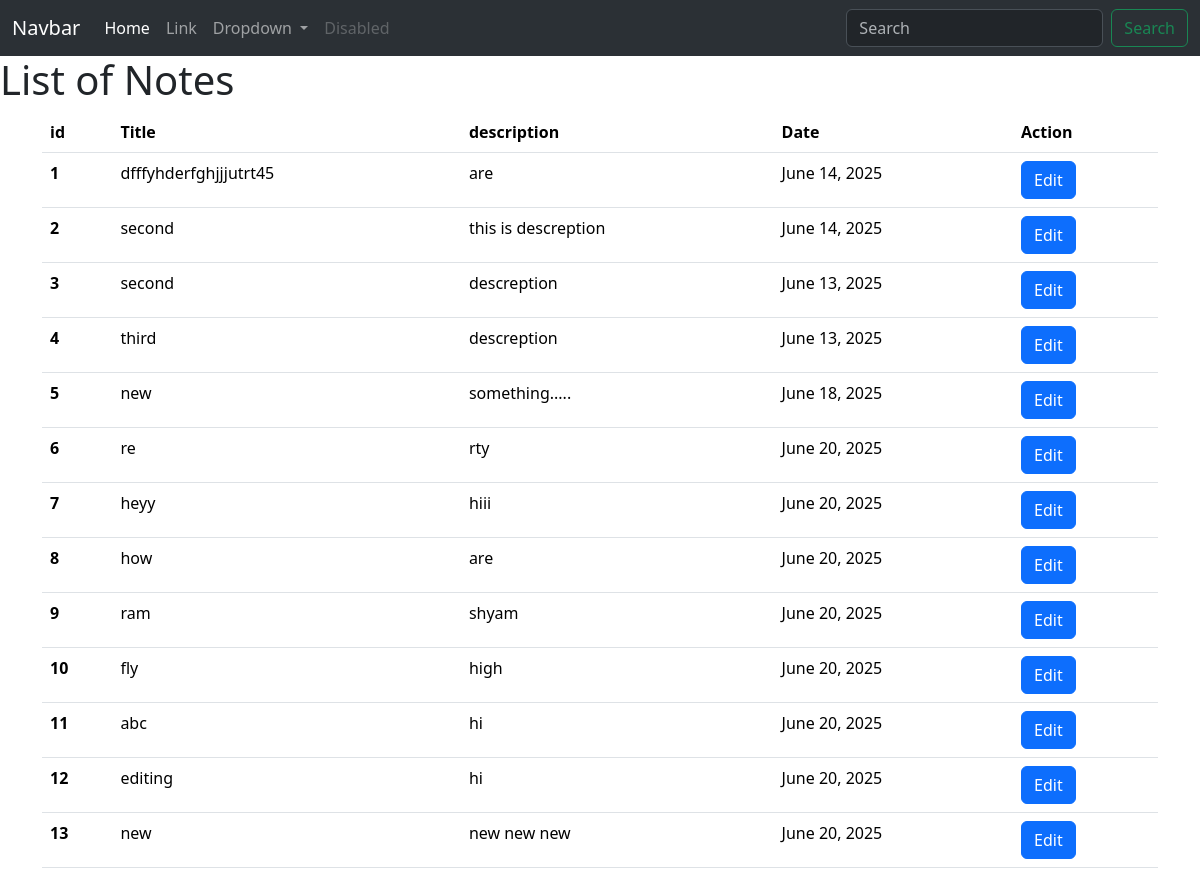
The page /notes on the database as committed earlier.
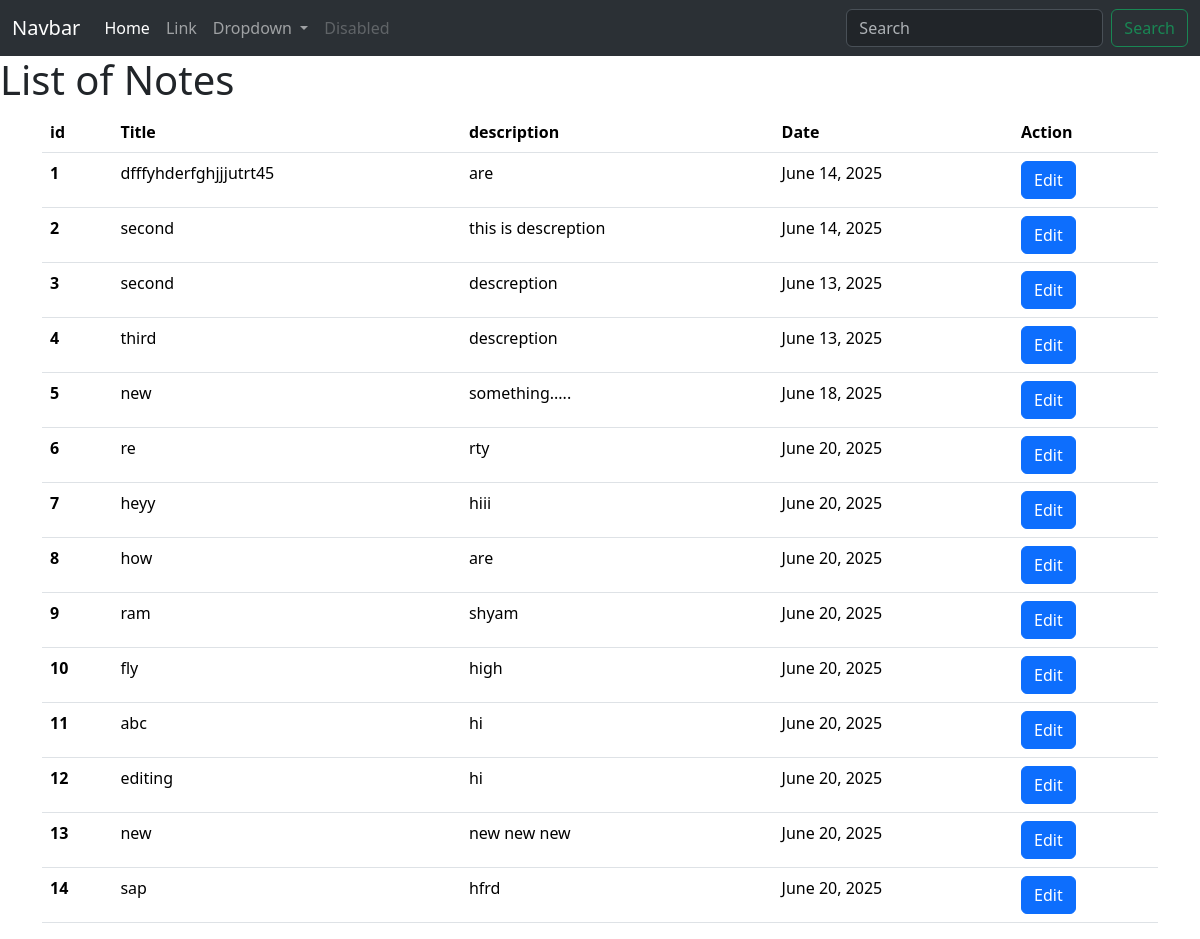
The same page on the database as committed later.
### note/models.py (models this page shows, shortened)
class Note(models.Model):
    title = models.CharField(max_length=50)
    description = models.TextField()
    date = models.DateField(auto_now_add= True)

### note/views.py (the view)
# urls.py: path('notes',note_list),
def note_list(request):
    note = Note.objects.all()
    context = {
        "notes":note
    }
    return render(request,'list.html',context)

### templates/list.html (shortened to what this page needs)
{% extends "base.html" %}
{% block body %}
<h1> List of Notes</h1>
<div class="container">
<table class="table">
  <thead>
    <tr>
    </div>
      <th scope="col">id</th>
      <th scope="col">Title</th>
      <th scope="col">description</th>
      <th scope="col">Date</th>
      <th scope="col">Action</th>
  <tbody>
    {% for note in notes %}
    <tr>
      <th>{{forloop.counter}}</th>
      <td>{{note.title}}</td>
      <td>{{note.description}}</td>
      <td>{{note.date}}</td>
      <td>
        <a href="note/{{note.id}}/edit" class = "btn btn-primary">Edit</a>
      </td>
    </tr>
    {% endfor %}
  </tbody>
{% endblock body %}

Rows that differ between the two databases and show on the page:
added Note: title "sap", description "hfrd", date "June 20, 2025"
